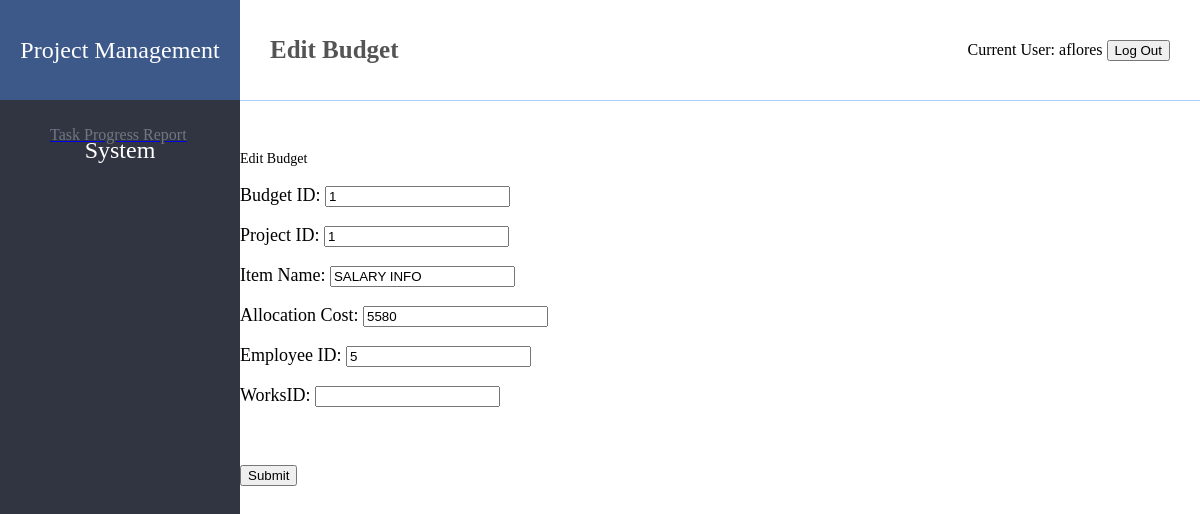
Page /EditBudget2.php?id=1 (signed in) on the committed database.
### tables this page shows
CREATE TABLE MENU(
	MenuID int(6) PRIMARY KEY AUTO_INCREMENT,
    MenuName varchar(30) NOT NULL,
    url varchar(50)
);

CREATE TABLE USER_LOGIN(
	Username varchar(15) PRIMARY KEY NOT NULL,
    ClientID int(6),
    EmployeeID int(6),
    PasswordHash BINARY(20) NOT NULL,
    Salt BINARY(20) NOT NULL,
    FOREIGN KEY (ClientID) REFERENCES client(ClientID),
    FOREIGN KEY (EmployeeID) REFERENCES employee(EmployeeID)
);

CREATE TABLE BUDGET(
	BudgetID int(6) PRIMARY KEY NOT NULL AUTO_INCREMENT,
    ProjectID int(6) NOT NULL,
    ItemName varchar(25),
    AllocationCost double,
    EmpID int(6) NULL,
    WorksID int(6) NULL,
    FOREIGN KEY (ProjectID) REFERENCES project(ProjectID)
);

### Module/Login/session.php (called while the page is built, shortened)
<?php
$user_check=$_SESSION['login_user'];
$ses_sql=mysqli_query($conn,"SELECT Username, EmployeeName FROM `USER_LOGIN` a INNER JOIN `EMPLOYEE` b ON a.EmployeeID = b.EmployeeID AND Username = '".$user_check."'");
$row = mysqli_fetch_assoc($ses_sql);
$login_session = $row['Username'];
if(!isset($login_session)){
    $ses_sql=mysqli_query($conn,"SELECT Username, ClientName FROM `USER_LOGIN` a INNER JOIN `CLIENT` b ON a.ClientID = b.ClientID AND Username = '".$user_check."'");
    $row = mysqli_fetch_assoc($ses_sql);
    $login_session = $row['Username'];
}
?>

### EditBudget2.php (the view, shortened to what this page needs)
<?php require_once('Connections/remotesql.php'); ?>
<?php
if (!function_exists("GetSQLValueString")) {
function GetSQLValueString($theValue, $theType, $theDefinedValue = "", $theNotDefinedValue = "")
{
  $theValue = function_exists("mysql_real_escape_string") ? mysql_real_escape_string($theValue) : mysql_escape_string($theValue);
  switch ($theType) {
    case "long":
    case "int":
      $theValue = ($theValue != "") ? intval($theValue) : "NULL";
      break;
  }
  return $theValue;
}
}
$editFormAction = $_SERVER['PHP_SELF'];
if (isset($_SERVER['QUERY_STRING'])) {
  $editFormAction .= "?" . htmlentities($_SERVER['QUERY_STRING']);
}
$colname_Recordset1 = "-1";
if (isset($_GET['id'])) {
  $colname_Recordset1 = $_GET['id'];
}
$query_Recordset1 = sprintf("SELECT * FROM BUDGET WHERE BudgetID = %s", GetSQLValueString($colname_Recordset1, "int"));
$Recordset1 = mysql_query($query_Recordset1, $remotesql) or die(mysql_error());
$row_Recordset1 = mysql_fetch_assoc($Recordset1);
?>
<?php include 'Source/connect.php';?>
<?php include('Module/Login/session.php'); ?>
<!DOCTYPE html>
<html>
	<head>
		<link rel="stylesheet" href="css/page.css" />
	</head>
	<body>
		<div class="left">
			<div class="bigTitle">Project Management System</div>
			<div class="lines">
<? $sql_menu = "SELECT MENU.MenuName, MENU.url FROM MENU, ASSIGNED_MENU WHERE MENU.MenuID = ASSIGNED_MENU.MenuID AND ASSIGNED_MENU.Username = '$login_session'";
$result_menu = $conn->query($sql_menu);
while($row_menu = $result_menu->fetch_array()){
?>
				<a href="<? echo $row_menu[1]; ?>"><div onclick="pageClick(this)"> <? echo $row_menu[0]; ?> </div></a>
<?
}
?>
			</div>
		</div>
		<div class="top">
			<div class="leftTiyle" id="flTitle">Edit Budget</div>
			<div class="thisUser">
				Current User: <?php echo $login_session; ?>
        		<button id="menu-logout" type="button">
				  Log Out
				</button>
			</div>
		</div>
		<div class="content">Edit Budget
		  <form action="<?php echo $editFormAction; ?>" name="form1" method="POST">
		    <p>Budget ID:
		      <input name="bID" type="text" id="bID" value="<?php echo $row_Recordset1['BudgetID']; ?>" readonly>
		    </p>
		    <p>
		      <label for="projectid">Project ID:</label>
		      <input name="projectid" type="text" id="projectid" value="<?php echo $row_Recordset1['ProjectID']; ?>">
	        </p>
		    <p>
		      <label for="name">Item Name: </label>
		      <input name="name" type="text" id="name" value="<?php echo $row_Recordset1['ItemName']; ?>">
		    </p>
		    <p>Allocation Cost:
		      <input name="cost" type="text" id="cost" value="<?php echo $row_Recordset1['AllocationCost']; ?>" readonly>
		    </p>
		    <p>Employee ID:
		      <input name="empID" type="text" id="empID" value="<?php echo $row_Recordset1['EmpID']; ?>">
		    </p>
		    <p>WorksID:
		      <input name="wID" type="text" id="wID" value="<?php echo $row_Recordset1['WorksID']; ?>">
		    </p>
		    <p>		      <br>
	        </p>
		    <p>
		      <input type="submit" name="button" id="button" value="Submit">
            </p>
		  </form>
		</div>
	</body>
</html>

### css/page.css (style rules this page uses)
body { margin: 0px; padding: 0px; }
.left { background: #313541; width: 20%; float: left; position: absolute; top: 0px; bottom: 0px; }
.top { width: 80%; float: right; height: 100px; line-height: 100px; border-bottom: 1px solid #b0cdff; }
.content { float: right; width: 80%; text-align: left; font-size: 14px; margin-top: 50px; }
.leftTiyle { font-size: 25px; padding-left: 30px; font-weight: 600; color: #545454; float: left; }
.thisUser { float: right; margin-right: 30px; }
.bigTitle { background: #3d598a; color: #fff; height: 100px; line-height: 100px; text-align: center; font-size: 24px; font-family: -webkit-body; }
.lines div { height: 70px; line-height: 70px; padding-left: 50px; color: #707783; }
.content form p { font-size: 18px; }
.content form p { font-size: 18px; text-align: left; }

### rows in the picture
menu: MenuName "Task Progress Report"
user_login: Username "aflores"
budget: bID "1", projectid "1", name "SALARY INFO", cost "5580", empID "5"
